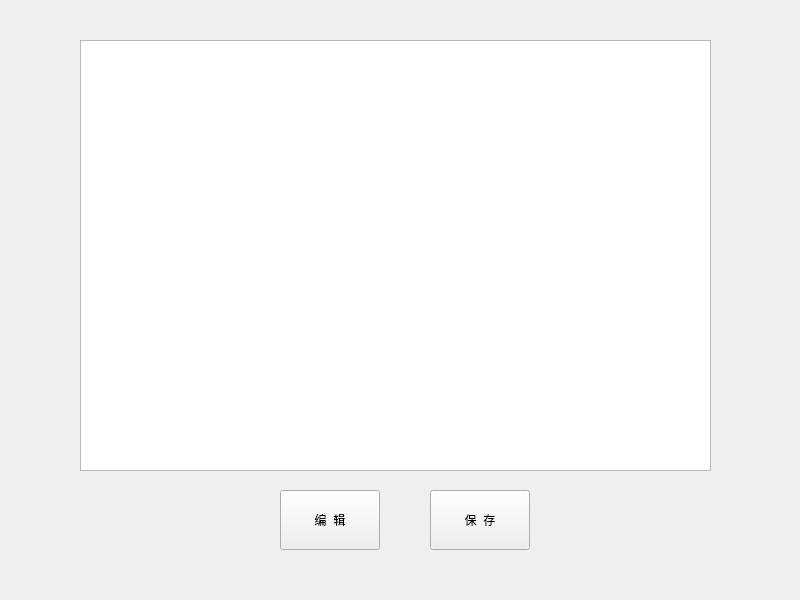
<?xml version="1.0" encoding="UTF-8"?>
<ui version="4.0">
 <class>Form_model_detail</class>
 <widget class="QWidget" name="Form_model_detail">
  <property name="geometry">
   <rect>
    <x>0</x>
    <y>0</y>
    <width>800</width>
    <height>600</height>
   </rect>
  </property>
  <property name="windowTitle">
   <string>model</string>
  </property>
  <widget class="QListWidget" name="listWidget">
   <property name="geometry">
    <rect>
     <x>80</x>
     <y>40</y>
     <width>631</width>
     <height>431</height>
    </rect>
   </property>
  </widget>
  <widget class="QPushButton" name="save_model_detail">
   <property name="geometry">
    <rect>
     <x>430</x>
     <y>490</y>
     <width>100</width>
     <height>60</height>
    </rect>
   </property>
   <property name="text">
    <string>保  存</string>
   </property>
  </widget>
  <widget class="QPushButton" name="edit_model_detail">
   <property name="geometry">
    <rect>
     <x>280</x>
     <y>490</y>
     <width>100</width>
     <height>60</height>
    </rect>
   </property>
   <property name="text">
    <string>编  辑</string>
   </property>
  </widget>
 </widget>
 <resources/>
 <connections/>
</ui>
